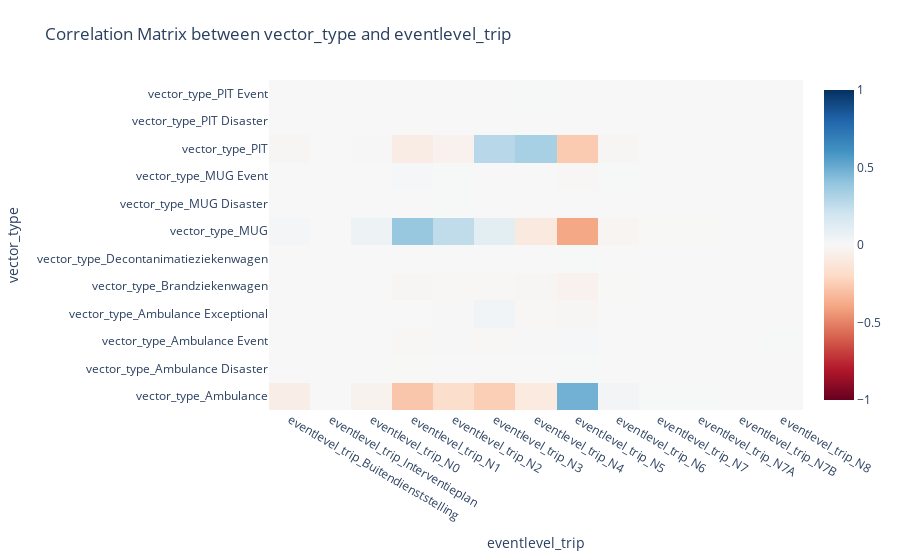

Notebook cell for this chart:
### Code cell
import pandas as pd
import seaborn as sns
import plotly.graph_objs as go
import plotly.express as px
import matplotlib.pyplot as plt

# Assuming df_interventions1 is your DataFrame
selected_columns = ['vector_type', 'eventlevel_trip']

# Selecting the relevant columns
df_selected = interventions_dataset[selected_columns]

# Encoding categorical variables using one-hot encoding
df_encoded = pd.get_dummies(df_selected)

# Calculating the correlation matrix
correlation_matrix = df_encoded.corr()

# Select the dummy variables of "vector_type" on the y-axis and "eventlevel_trip" on the x-axis
correlation_subset = correlation_matrix.loc[df_encoded.columns[df_encoded.columns.str.startswith('vector_type')],
                                            df_encoded.columns[df_encoded.columns.str.startswith('eventlevel_trip')]]

# Create a heatmap using Plotly
heatmap = go.Heatmap(
    z=correlation_subset.values,
    x=correlation_subset.columns,
    y=correlation_subset.index,
    colorscale='RdBu',
    zmin=-1, zmax=1
)

# Create layout for the heatmap
layout = go.Layout(
    title='Correlation Matrix between vector_type and eventlevel_trip',
    xaxis=dict(title='eventlevel_trip'),
    yaxis=dict(title='vector_type'),
    margin=dict(l=140, r=40, t=80, b=40),
)

# Create a Figure object
fig = go.Figure(data=[heatmap], layout=layout)

# Show the interactive plot
fig.show()

### Figure 1 — Plotly figure (JSON) as saved in the notebook; plotly's stock layout.template omitted (floating-point values rounded to 4 significant figures; data arrays with more than 128 entries replaced by an {"elided": "..."} marker saying what was removed)
{"data": [{"colorscale": [[0, "rgb(103,0,31)"], [0.1, "rgb(178,24,43)"], [0.2, "rgb(214,96,77)"], [0.3, "rgb(244,165,130)"], [0.4, "rgb(253,219,199)"], [0.5, "rgb(247,247,247)"], [0.6, "rgb(209,229,240)"], [0.7, "rgb(146,197,222)"], [0.8, "rgb(67,147,195)"], [0.9, "rgb(33,102,172)"], [1, "rgb(5,48,97)"]], "type": "heatmap", "x": ["eventlevel_trip_Buitendienststelling", "eventlevel_trip_Interventieplan", "eventlevel_trip_N0", "eventlevel_trip_N1", "eventlevel_trip_N2", "eventlevel_trip_N3", "eventlevel_trip_N4", "eventlevel_trip_N5", "eventlevel_trip_N6", "eventlevel_trip_N7", "eventlevel_trip_N7A", "eventlevel_trip_N7B", "eventlevel_trip_N8"], "y": ["vector_type_Ambulance", "vector_type_Ambulance Disaster", "vector_type_Ambulance Event", "vector_type_Ambulance Exceptional", "vector_type_Brandziekenwagen", "vector_type_Decontanimatieziekenwagen", "vector_type_MUG", "vector_type_MUG Disaster", "vector_type_MUG Event", "vector_type_PIT", "vector_type_PIT Disaster", "vector_type_PIT Event"], "z": {"elided": "12x13 float values"}, "zmax": 1, "zmin": -1}], "layout": {"margin": {"b": 40, "l": 140, "r": 40, "t": 80}, "title": {"text": "Correlation Matrix between vector_type and eventlevel_trip"}, "xaxis": {"title": {"text": "eventlevel_trip"}}, "yaxis": {"title": {"text": "vector_type"}}}}
